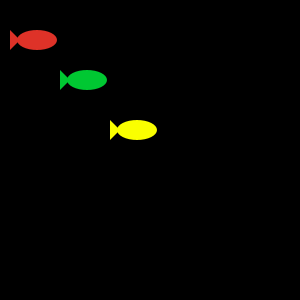
Frame 1 (no input)
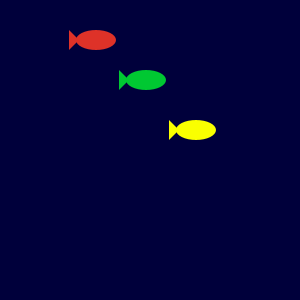
Frame 60 (the mouse pressed at the canvas centre just before this capture)
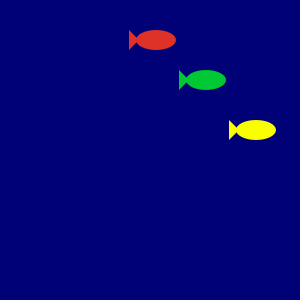
Frame 120 (the mouse held since frame 60 and released just before this capture)

The Processing sketch that drew these frames (run headless with seeded random() and noise(); from frame 60 on, the mouse is pressed at the canvas centre):

// Processing sketch: processing_35590
// ── processing_35590.pde

void setup() {
  size(300, 300);
}
int back=0;
int fishbodyA=37;
int fishA=10;
int fishB=20;
int fishbodyB=87;
int fishC=60;
int fishD=70;
int fishbodyC=137;
int fishE=110;
int fishF=120;

void draw() {
  background(0,0,back);
 
  //  First fish
  noStroke();
  fill(222,50,40);
  ellipseMode(CENTER);
  ellipse(fishbodyA, 40, 40, 20);
  triangle(fishB, 40, fishA, 30, fishA, 50);
  
  //  Second fish
  fill(0,200,50);
  ellipse(fishbodyB, 80, 40, 20);
  triangle(fishD, 80, fishC, 70, fishC, 90);
 
  // Third fish
   fill(250,255,0);
  ellipse(fishbodyC, 130, 40, 20);
  triangle(fishF, 130, fishE, 120, fishE, 140);

  back++;
  fishbodyA++;
  fishA++;
  fishB++;
  fishbodyB++;
  fishC++;
  fishD++;
  fishbodyC++;
  fishE++;
  fishF++;
  
//  Giant red crosshair
}
void mouseDragged() {
  fill(255, 0, 0);
  ellipse(mouseX, mouseY, 10, mouseY);
  ellipse(mouseX, mouseY, 10, 30);
  ellipse(mouseX, mouseY, mouseX, 20);
  ellipse(mouseX, mouseY, 10, 30);
  fill(255, 255, 0);
  ellipse(mouseX, mouseY, 20, 20);
}
